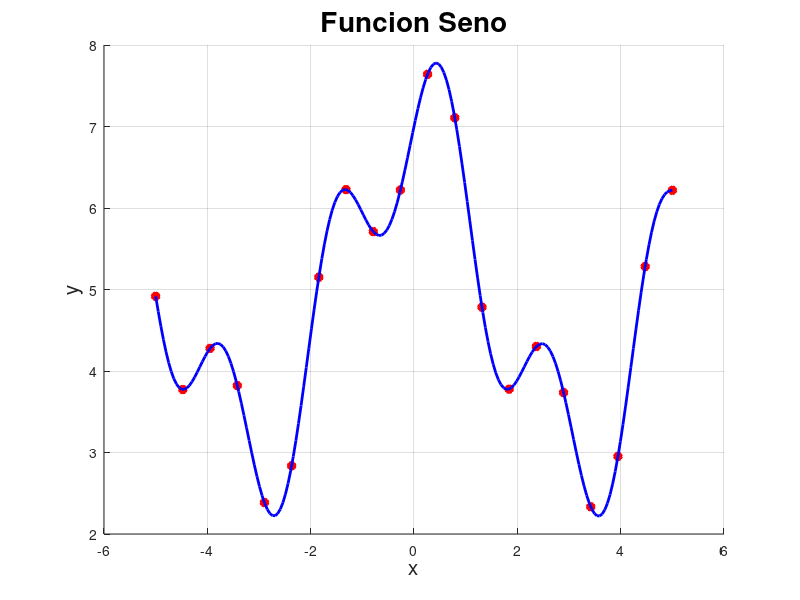

Recreate this plot in MATLAB.
%% Ian Mu;oz Nu;ez - RBF (Redes Neuronales de Base Radial)

close all
clear
clc

pkg load statistics

xl = -5; % Limite inferior de la funcion
xu = 5; % Limite superior de la funcion
n = 20; % Numero de elementos

x = linspace(xl, xu, n); % Patron de entrada
y = 2*cos(x) + sin(3*x) + 5; % Salida deseada

figure(1)
hold on
grid on
plot(x, y, 'r*', 'LineWidth', 6, 'MarkerSize', 4)

k = 16; % Numero de nucleos

[~, mu] = kmeans(x', k); % Distribucion de los nucleos
mu = mu';

sigma = (max(max(mu))-min(min(mu)))/sqrt(2*k); % Desviacion estandar

G = zeros(n,k);
for i= 1:k
    for j= 1:n
        dist = norm(x(:,j)-mu(:,i),2); % Distancia Euclidiana
        G(j,i) = exp(-(dist^2)/(2*(sigma^2))); % Funcion de Base Radial
    end
end

W = pinv(G) * y'; % Pesos de la red

n = 200; % Numero de elementos
x = linspace(xl, xu, n); % Patron de entrada

G = zeros(n,k);
for i= 1:k
    for j= 1:n
        dist = norm(x(:,j)-mu(:,i),2); % Distancia Euclidiana
        G(j,i) = exp(-(dist^2)/(2*(sigma^2))); % Funcion de Base Radial
    end
end

yp = G * W; % Prediccion de la red

figure(1)
hold on
grid on

plot(x, yp, 'b-', 'LineWidth', 2)

title("Funcion Seno", 'FontSize', 20)
xlabel('x', 'FontSize', 15)
ylabel('y', 'FontSize', 15)

